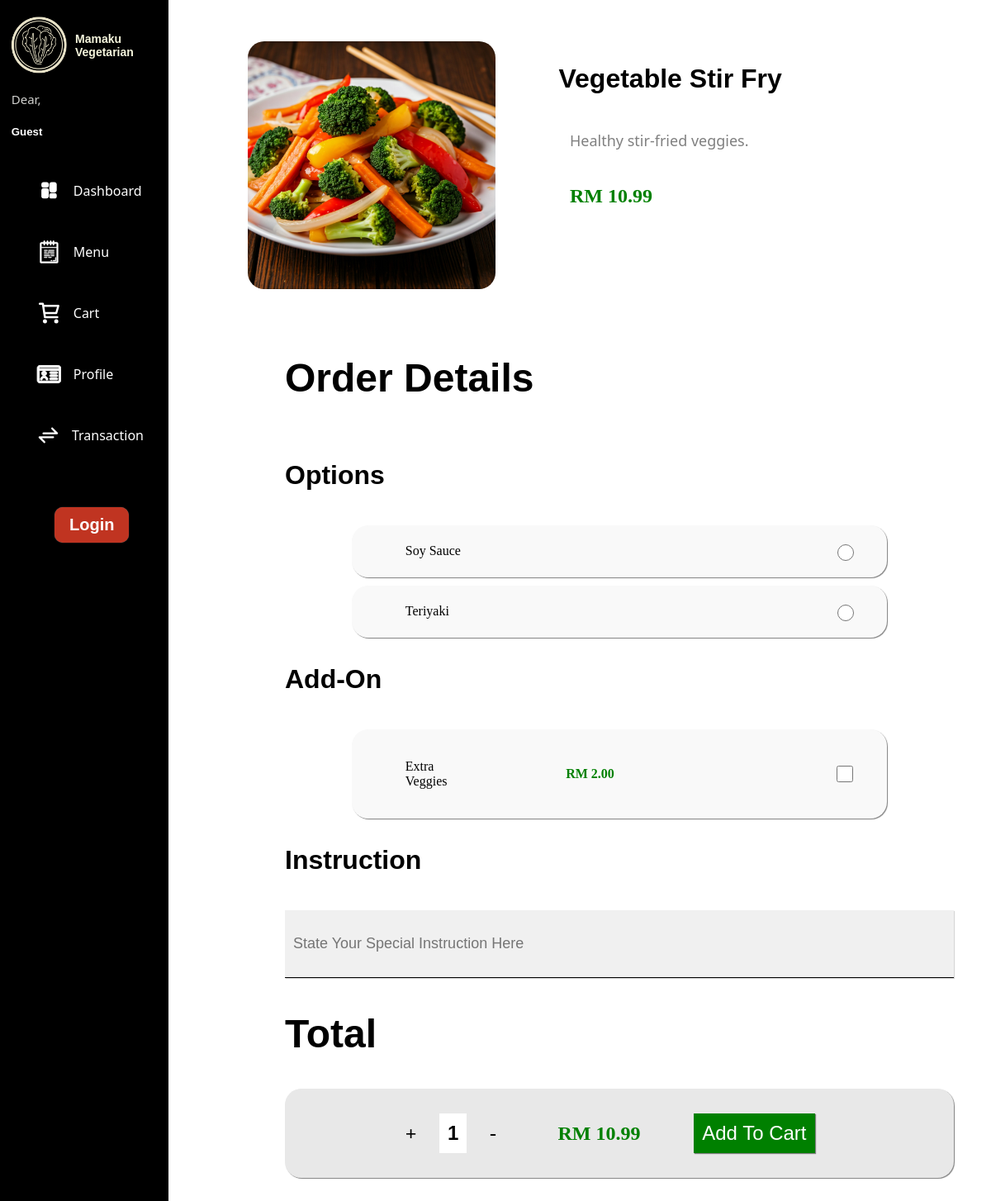
The page /view/product_details.php?id=3 on the database its author committed.
### tables this page shows
CREATE TABLE product (
    product_id INT AUTO_INCREMENT PRIMARY KEY,
    category_id INT,
    name VARCHAR(100) NOT NULL,
    description TEXT,
    price DECIMAL(10, 2) NOT NULL,
    availability BOOLEAN DEFAULT TRUE,
    image VARCHAR(255),              
    created_at TIMESTAMP DEFAULT CURRENT_TIMESTAMP,
    FOREIGN KEY (category_id) REFERENCES product_category(category_id)
);

CREATE TABLE product_option (
    option_id INT AUTO_INCREMENT PRIMARY KEY,
    product_id INT,
    option_name TEXT NOT NULL,       
    FOREIGN KEY (product_id) REFERENCES product(product_id)
);

CREATE TABLE product_addon (
    addon_id INT AUTO_INCREMENT PRIMARY KEY,
    product_id INT,
    addon_name VARCHAR(50) NOT NULL,
    addon_price DECIMAL(10, 2) NOT NULL, 
    FOREIGN KEY (product_id) REFERENCES product(product_id)
);

### view/product_details.php (the view, shortened to what this page needs)
<?php
$db = new Database();
$conn = $db->conn;
if (isset($_GET['id'])) {
    $productId = intval($_GET['id']);
    $sql_product = "SELECT * FROM product WHERE product_id = $productId";
    $result_product = $conn->query($sql_product);
    if ($result_product->num_rows > 0) {
        $product = $result_product->fetch_assoc();
        $productName = $product['name'];
        $productPrice = $product['price'];
        $productImage = $product['image'];
        $productDescription = $product['description'];
        ?>
        <!DOCTYPE html>
        <html lang="en">
        <head>
            <link rel="stylesheet" href="../style/index.css">
            <link rel="stylesheet" href="../style/sidebar.css">
            <link rel="stylesheet" href="../style/product_details.css">
        </head>
        <body>
        <?php include "../include/sidebar.php" ?>
        <main>
            <section
                class="product-info-container"
                data-product-id="<?php echo htmlspecialchars($productId); ?>"
                data-product-price="<?php echo htmlspecialchars($productPrice); ?>">
                <img src="../assets/images/products/<?php echo htmlspecialchars($productImage); ?>">
                <div class="product-info">
                    <h1><?php echo htmlspecialchars($productName); ?></h1>
                    <p class="product-desc"><?php echo htmlspecialchars($productDescription); ?></p>
                    <p class="product-price">RM <?php echo number_format($productPrice, 2); ?></p>
                </div>
            </section>
            <section class="product-details-content">
                <h1>Order Details</h1>
                <section class="product-selection-container">
                    <h1>Options</h1>
                    <?php
                    $sql_options = "SELECT * FROM product_option WHERE product_id = $productId";
                    $result_options = $conn->query($sql_options);
                    if ($result_options->num_rows > 0) {
                        while ($option = $result_options->fetch_assoc()) {
                            $optionsArray = explode(',', $option['option_name']);
                            foreach ($optionsArray as $value) {
                                ?>
                                <div class="product-selection">
                                    <label><?php echo htmlspecialchars(trim($value)); ?></label>
                                    <input type="radio" name="product_option" value="<?php echo htmlspecialchars(trim($value)); ?>">
                                </div>
                                <?php
                            }
                        }
                    } else {
                        echo "<p>No options available for this product.</p>";
                    }
                    ?>
                </section>
                <section class="product-selection-container">
                    <h1>Add-On</h1>
                    <?php
                    $sql_addons = "SELECT * FROM product_addon WHERE product_id = $productId";
                    $result_addons = $conn->query($sql_addons);
                    if ($result_addons->num_rows > 0) {
                        while ($addon = $result_addons->fetch_assoc()) {
                            ?>
                            <div class="product-selection">
                                <p class="product-addon"><?php echo htmlspecialchars($addon['addon_name']); ?></p>
                                <p class="product-addon-price">RM <?php echo number_format($addon['addon_price'], 2); ?></p>
                                <input
                                    type="checkbox"
                                    name="product_addon[]"
                                    value="<?php echo htmlspecialchars($addon['addon_name']); ?>"
                                    data-addon-price="<?php echo htmlspecialchars($addon['addon_price']); ?>">
                            </div>
                            <?php
                        }
                    } else {
                        echo "<p>No add-ons available for this product.</p>";
                    }
                    ?>
                </section>
                <section class="product-selection-container">
                    <h1>Instruction</h1>
                    <input type="text" placeholder="State Your Special Instruction Here" class="order-instruction-field">
                </section>
                <h1>Total</h1>
                <section class="product-order-total">
                    <div class="amt-selector">
                        <label class="amt-add">+</label>
                        <label class="amt-indicator">1</label>
                        <label class="amt-decrease">-</label>
                    </div>
                    <label class="order-price">RM <?php echo number_format($productPrice, 2); ?></label>
                    <button class="add-cart-btn">
                        Add To Cart
                    </button>
                </section>
            </section>
        </main>
        </body>
        </html>
        <?php
    } else {
        echo "<p>Product not found.</p>";
    }
} else {
    echo "<p>Invalid product ID.</p>";
}
?>

### style/index.css (style rules this page uses)
body { padding: 0px; margin: 0px; overflow-y: scroll; overflow-x: hidden; }
main { margin-left: 25%; margin-block: 50px; }

### style/product_details.css (style rules this page uses)
.product-info-container { display: flex; flex-direction: row; column-gap: 10%; }
.product-info-container img { width: 300px; height: 300px; border-radius: 20px; }
.product-info { display: flex; flex-direction: column; }
.product-info h1 { text-indent: -5%; font-size: 32px; font-family: Verdana, Geneva, Tahoma, sans-serif; }
.product-desc { font-size: 18px; color: grey; font-family: 'Segoe UI', Tahoma, Geneva, Verdana, sans-serif; }
.product-price { color: green; font-weight: bold; font-size: 24px; }
.product-details-content { margin-inline: 5%; margin-block:80px; }
.product-details-content h1 { font-family: Verdana, Geneva, Tahoma, sans-serif; font-size: 48px; }
.product-selection-container { display: flex; flex-direction: column; row-gap: 10px; }
.product-selection-container h1 { font-family: Verdana, Geneva, Tahoma, sans-serif; font-size: 32px; }
.product-selection { display: flex; flex-direction: row; margin-inline: 10%; background-color: rgb(249, 249, 249); align-items: center; padding-block: 20px; border-radius: 20px; box-shadow: 1px 1px 1px grey; }
.product-selection label { width: 80%; padding-left: 10%; }
.product-selection input { width: 20px; height: 20px; }
.product-addon { width: 10%; padding-left: 10%; }
.product-addon-price { width: 50%; padding-left: 20%; color: green; font-weight: bold; }
.order-instruction-field { border: none; border-bottom: 1px solid black; background-color: rgb(240, 240, 240); box-shadow: 1px 1px 1px rgb(214, 214, 214); padding-inline: 10px; padding-block: 30px; font-size: 18px; }
.product-order-total { display: flex; flex-direction: row; background-color: rgb(232, 232, 232); padding-block: 30px; padding-inline: 10%; column-gap: 10%; border-radius: 20px; box-shadow: 1px 1px 1px grey; align-items: center; }
.amt-selector { display: flex; flex-direction: row; column-gap: 50%; align-items: center; margin-inline: 10%; }
.product-order-total label { font-size: 24px; }
.product-order-total button { background-color: green; color: white; border: none; font-size: 24px; padding: 10px; box-shadow: 1px 1px 1px grey; }
.amt-selector label { font-size: 24px; font-weight: bold; }
.amt-indicator { background-color: white; padding: 10px; font-family: 'Gill Sans', 'Gill Sans MT', Calibri, 'Trebuchet MS', sans-serif; }
.order-price { color: green; font-weight: bold; font-size: 32px; }

### rows shown on the page
product: image (picture), name "Vegetable Stir Fry", description "Healthy stir-fried veggies.", price "10.99"
product_option: option_name "Soy Sauce", option_name "Teriyaki"
product_addon: addon_name "Extra Veggies", addon_price "2.00"

### other values the page prints
$fname "Guest"
